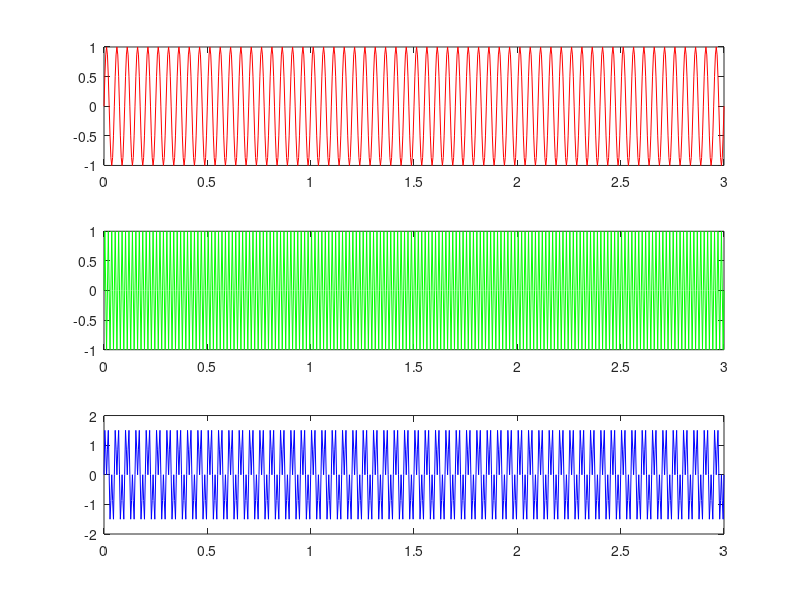

MATLAB code to generate this figure:
% Crie um sinal senoidal de 20 Hz amostrado a uma frequência de 240 Hz. Adicione a
% esse sinal um ruído de 60 Hz, também senoidal. Esboce os sinais gerados.

% Sinal senoidal de 20 Hz:
% 𝑥 = 𝑠𝑒𝑛(2 ∗ pi ∗ 𝑓 ∗ 𝑡)
% 𝑥 = 𝑠𝑒𝑛(2 ∗ pi ∗ 20 ∗ 𝑡)
% Frequência de amostragem:
% fs = 240 Hz
% Sinal de ruído de 60 Hz:
% 𝑟 = 2 * 𝑠𝑒𝑛(2 ∗ pi ∗ 𝑓 ∗ 𝑡)
% 𝑟 = 2 * 𝑠𝑒𝑛(2 ∗ pi ∗ 60 ∗ 𝑡)
% Sinal com ruído:
% 𝑦 = 𝑥 + 𝑟
% 𝑦 = 𝑠𝑒𝑛(2 ∗ pi ∗ 20 ∗ 𝑡) + 𝑠𝑒𝑛(2 ∗ pi ∗ 60 ∗ 𝑡)

A = 1; % Amplitude do Sinal 1V
fs = 240; % frequencia de 240Hz
Ts = (1/fs); % período de amostragem
t = 0:Ts:3; % tempo de duração do sinal
x = A*sin(2*pi*20*t); % Sinal senoidal de 20 Hz:
r = A*sin(2*pi*60*t); % Sinal de ruído de 60 Hz:
y = x + r; % Sinal com ruído:


subplot(3,1,1);
plot(t,x,'r')
subplot(3,1,2);
plot(t,r,'g')
subplot(3,1,3);
plot(t,y,'b')
